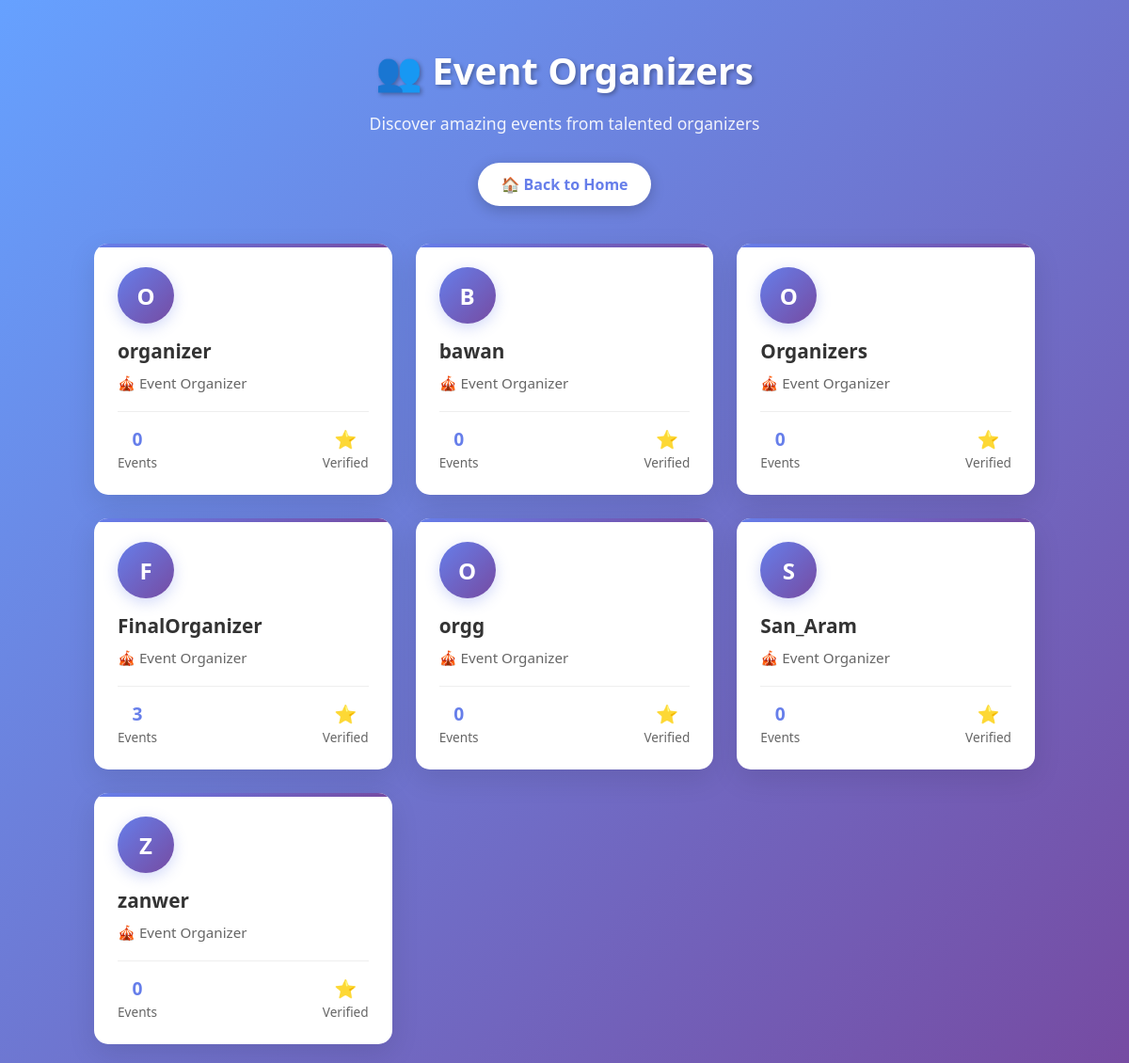
Screenshot of /organizers.php with the database file from the repository.
### tables this page shows
CREATE TABLE `users` (
  `id` int NOT NULL AUTO_INCREMENT,
  `username` varchar(50) NOT NULL,
  `password` varchar(255) NOT NULL,
  `role` enum('user','admin','event_organizer') NOT NULL,
  `verified` enum('yes','no') DEFAULT 'no',
  `full_name` varchar(255) DEFAULT NULL,
  `organization` varchar(255) DEFAULT NULL,
  `past_experience` text,
  `cv_path` varchar(255) DEFAULT NULL COMMENT 'Path to uploaded CV file for event organizers',
  PRIMARY KEY (`id`),
  UNIQUE KEY `username` (`username`)
);

### organizers.php (the view, shortened to what this page needs)
<?php
$host = 'localhost';
$port = 3306;
$dbname = 'eventa';
$username = 'root';
$password = '12345';
try {
    $pdo = new PDO("mysql:host=$host;port=$port;dbname=$dbname", $username, $password);
    $pdo->setAttribute(PDO::ATTR_ERRMODE, PDO::ERRMODE_EXCEPTION);
} catch (PDOException $e) {
    die("Connection failed: " . $e->getMessage());
}
$sql = "SELECT username FROM users WHERE role = 'event_organizer'";
$stmt = $pdo->query($sql);
$organizers = $stmt->fetchAll(PDO::FETCH_ASSOC);
?>
<!DOCTYPE html>
<html lang="en">
<head>
    <link rel="stylesheet" href="styles.css">
</head>
<body>
    <div class="container">
        <div class="header">
            <h1>👥 Event Organizers</h1>
            <p>Discover amazing events from talented organizers</p>
            <a href="Index.php" class="nav-btn">🏠 Back to Home</a>
        </div>
        <?php if (count($organizers) === 0): ?>
            <div class="no-organizers">
                <div class="no-organizers-icon">🎭</div>
                <h3>No organizers found</h3>
                <p>There are currently no event organizers in the system.</p>
            </div>
        <?php else: ?>
            <div class="organizers-grid">
                <?php foreach ($organizers as $organizer): ?>
                    <?php
                    $eventCountStmt = $pdo->prepare("SELECT COUNT(*) as count FROM events WHERE organizer_username = ?");
                    $eventCountStmt->execute([$organizer['username']]);
                    $eventCount = $eventCountStmt->fetch(PDO::FETCH_ASSOC)['count'];
                    $firstLetter = strtoupper(substr($organizer['username'], 0, 1));
                    ?>
                    <div class="organizer-card" onclick="window.location.href='organizer_events.php?username=<?php echo urlencode($organizer['username']); ?>'">
                        <div class="organizer-avatar">
                            <?php echo $firstLetter; ?>
                        </div>
                        <div class="organizer-name"><?php echo htmlspecialchars($organizer['username']); ?></div>
                        <div class="organizer-role">
                            🎪 Event Organizer
                        </div>
                        <div class="organizer-stats">
                            <div class="stat">
                                <span class="stat-number"><?php echo $eventCount; ?></span>
                                <div class="stat-label">Events</div>
                            </div>
                            <div class="stat">
                                <span class="stat-number">⭐</span>
                                <div class="stat-label">Verified</div>
                            </div>
                        </div>
                    </div>
                <?php endforeach; ?>
            </div>
        <?php endif; ?>
    </div>
</body>
</html>

### styles.css (style rules this page uses)
body { margin: 0; font-family: 'Georgia', cursive; background-color: #fffaf0; color: #2d2d2d; }

### organizers.php (style rules this page uses)
body { font-family: 'Segoe UI', Tahoma, Geneva, Verdana, sans-serif; background: linear-gradient(135deg, #66a1ff 0%, #764ba2 100%); margin: 0; padding: 20px; min-height: 100vh; }
.container { max-width: 1000px; margin: 0 auto; }
.header { text-align: center; color: white; margin-bottom: 30px; }
.header h1 { font-size: 2.5rem; margin-bottom: 10px; text-shadow: 2px 2px 4px rgba(0,0,0,0.3); }
.header p { font-size: 1.1rem; opacity: 0.9; margin-bottom: 20px; }
.nav-btn { display: inline-block; background: white; color: #667eea; padding: 12px 24px; border-radius: 25px; text-decoration: none; font-weight: 600; margin: 10px; box-shadow: 0 4px 15px rgba(0,0,0,0.2); transition: all 0.3s ease; }
.organizers-grid { display: grid; grid-template-columns: repeat(auto-fill, minmax(280px, 1fr)); gap: 25px; margin-top: 20px; }
.organizer-card { background: white; border-radius: 15px; box-shadow: 0 10px 30px rgba(0,0,0,0.1); padding: 25px; transition: all 0.3s ease; cursor: pointer; position: relative; overflow: hidden; }
.organizer-card::before { content: ''; position: absolute; top: 0; left: 0; right: 0; height: 4px; background: linear-gradient(135deg, #667eea 0%, #764ba2 100%); }
.organizer-avatar { width: 60px; height: 60px; border-radius: 50%; background: linear-gradient(135deg, #667eea 0%, #764ba2 100%); display: flex; align-items: center; justify-content: center; color: white; font-size: 1.5rem; font-weight: 700; margin-bottom: 15px; box-shadow: 0 4px 15px rgba(102, 126, 234, 0.3); }
.organizer-name { font-size: 1.3rem; font-weight: 700; color: #333; margin-bottom: 10px; }
.organizer-role { color: #666; font-size: 0.95rem; margin-bottom: 15px; display: flex; align-items: center; gap: 8px; }
.organizer-stats { display: flex; justify-content: space-between; margin-top: 20px; padding-top: 15px; border-top: 1px solid #eee; }
.stat { text-align: center; }
.stat-number { font-size: 1.2rem; font-weight: 700; color: #667eea; display: block; }
.stat-label { font-size: 0.85rem; color: #666; margin-top: 2px; }

### rows the page displays
users: username "O", username "organizer", eventCount "0"
users: username "B", username "bawan", eventCount "0"
users: username "O", username "Organizers", eventCount "0"
users: username "F", username "FinalOrganizer", eventCount "3"
users: username "O", username "orgg", eventCount "0"
users: username "S", username "San_Aram", eventCount "0"
users: username "Z", username "zanwer", eventCount "0"
